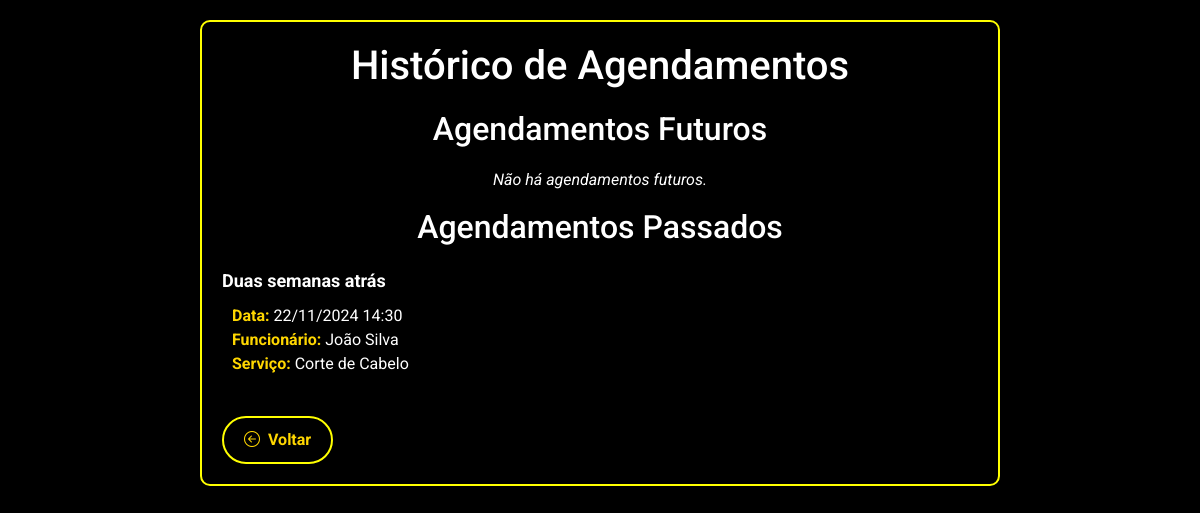
Page /historico_agendamento.php (signed in) on the committed database.
### tables this page shows
CREATE TABLE `agenda` (
  `id_agenda` int(11) NOT NULL,
  `id_funcionario` int(11) NOT NULL,
  `id_login` int(11) NOT NULL,
  `id_servico` int(11) NOT NULL,
  `data_hora_agendamento` datetime NOT NULL,
  `status` varchar(50) DEFAULT 'pendente'
);

CREATE TABLE `funcionarios` (
  `id_funcionario` int(11) NOT NULL,
  `id_servico` int(11) DEFAULT NULL,
  `nome` varchar(100) NOT NULL,
  `email` varchar(100) NOT NULL
);

CREATE TABLE `servicos` (
  `id_servico` int(11) NOT NULL,
  `servico` varchar(90) DEFAULT NULL,
  `preco` varchar(20) DEFAULT NULL
);

### historico_agendamento.php (the view, shortened to what this page needs)
<?php
include_once("conexao.php");
$id_login = $_SESSION['id_login'];
$data_atual = date('Y-m-d');
$futurosQuery = "SELECT a.*, f.nome AS nome_funcionario, s.servico AS nome_servico
                 FROM agenda a
                 JOIN funcionarios f ON a.id_funcionario = f.id_funcionario
                 JOIN servicos s ON a.id_servico = s.id_servico
                 WHERE a.id_login = '$id_login' AND DATE(a.data_hora_agendamento) >= '$data_atual'
                 ORDER BY a.data_hora_agendamento ASC";
$futurosResult = mysqli_query($connection, $futurosQuery);
$passadosQuery = "SELECT a.*, f.nome AS nome_funcionario, s.servico AS nome_servico
                  FROM agenda a
                  JOIN funcionarios f ON a.id_funcionario = f.id_funcionario
                  JOIN servicos s ON a.id_servico = s.id_servico
                  WHERE a.id_login = '$id_login' AND DATE(a.data_hora_agendamento) < '$data_atual'
                  ORDER BY a.data_hora_agendamento DESC";
$passadosResult = mysqli_query($connection, $passadosQuery);
function categorizarSemana($data_agendamento) {
    $data_atual = new DateTime();
    $data_agendamento = new DateTime($data_agendamento);
    $diferenca_semanas = (int) $data_agendamento->diff($data_atual)->days / 7;
    if ($diferenca_semanas < 1) {
        return "Esta semana";
    } elseif ($diferenca_semanas < 2) {
        return "Semana passada";
    } elseif ($diferenca_semanas < 3) {
        return "Duas semanas atrás";
    } else {
        return "Mais de duas semanas atrás";
    }
}
?>
<!DOCTYPE html>
<html lang="pt-br">
<head>
    <link href="https://cdn.jsdelivr.net/npm/bootstrap@5.3.3/dist/css/bootstrap.min.css" rel="stylesheet">
    <link href="https://cdn.jsdelivr.net/npm/bootstrap-icons/font/bootstrap-icons.css" rel="stylesheet">
</head>
<body>
    <div class="container">
        <h1>Histórico de Agendamentos</h1>
        <h2>Agendamentos Futuros</h2>
        <?php if (mysqli_num_rows($futurosResult) > 0): ?>
            <?php while ($row = mysqli_fetch_assoc($futurosResult)): ?>
                <div class="agendamento">
                    <strong>Data:</strong> <?= date('d/m/Y H:i', strtotime($row['data_hora_agendamento'])) ?><br>
                    <strong>Funcionário:</strong> <?= $row['nome_funcionario'] ?><br>
                    <strong>Serviço:</strong> <?= $row['nome_servico'] ?>
                    <form method="POST" style="display: inline;">
                        <input type="hidden" name="cancelar_agendamento" value="<?= $row['id_agenda']; ?>">
                        <button type="submit" class="btn-cancelar">Cancelar</button>
                    </form>
                </div>
            <?php endwhile; ?>
        <?php else: ?>
            <p class="no-agendamento">Não há agendamentos futuros.</p>
        <?php endif; ?>
        <h2>Agendamentos Passados</h2>
        <?php if (mysqli_num_rows($passadosResult) > 0): ?>
            <?php
            $semanas = [];
            while ($row = mysqli_fetch_assoc($passadosResult)) {
                $categoria = categorizarSemana($row['data_hora_agendamento']);
                $semanas[$categoria][] = $row;
            }
            ?>
            <?php foreach ($semanas as $categoria => $agendamentos): ?>
                <div class="category"><?= $categoria ?></div>
                <?php foreach ($agendamentos as $row): ?>
                    <div class="agendamento">
                        <strong>Data:</strong> <?= date('d/m/Y H:i', strtotime($row['data_hora_agendamento'])) ?><br>
                        <strong>Funcionário:</strong> <?= $row['nome_funcionario'] ?><br>
                        <strong>Serviço:</strong> <?= $row['nome_servico'] ?>
                    </div>
                <?php endforeach; ?>
            <?php endforeach; ?>
        <?php else: ?>
            <p class="no-agendamento">Não há agendamentos passados.</p>
        <?php endif; ?>
        <a href="index.php" class="btn-voltar">
            <i class="bi bi-arrow-left-circle"></i> Voltar
        </a>
    </div>
</body>
</html>

### historico_agendamento.php (style rules this page uses)
body { font-family: 'Roboto', sans-serif; background: black; margin: 0; padding: 0; color: white; }
.container { margin: 20px auto; max-width: 800px; background: black; padding: 20px; border-radius: 10px; border: 2px solid yellow; }
h1, h2 { color: white; text-align: center; margin-bottom: 20px; }
.category { font-weight: bold; font-size: 18px; margin-top: 20px; color: white; }
.agendamento { border: 2px #ffd700; background: black; padding: 10px; margin-bottom: 10px; border-radius: 4px; color: white; position: relative; }
.agendamento strong { color: #ffd700; }
.no-agendamento { text-align: center; color: white; font-style: italic; }
.btn-voltar { display: inline-flex; align-items: center; border: 2px solid yellow; color: #ffd700; padding: 10px 20px; border-radius: 30px; font-weight: bold; font-size: 1rem; text-decoration: none; margin-top: 20px; background: black; transition: all 0.3s ease; }
.btn-voltar i { margin-right: 8px; }

### rows in the picture
agenda: data_hora_agendamento "Duas semanas atrás", data_hora_agendamento "22/11/2024 14:30", id_funcionario.nome "João Silva", id_servico.servico "Corte de Cabelo"
